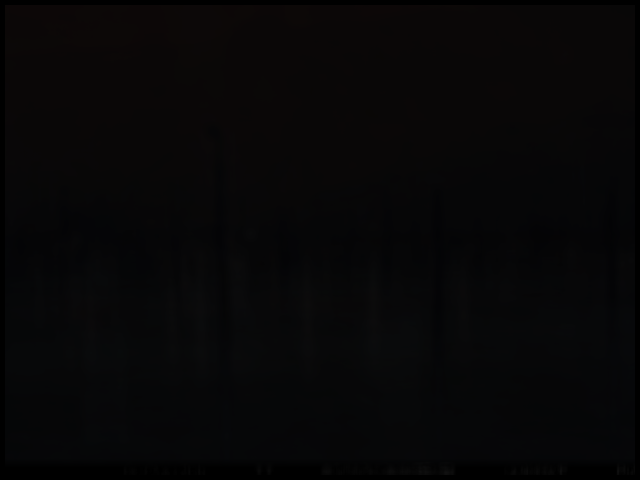
#> input picture Docs/all_combined.png, 1280 x 960 px, found by its file name (shown at 1/2 size)
$ python mask_generator.py
#> lines starting #> are read from the running program, lines starting #| are printed output that depends on the picture; after the words box and inside, x2 and y2 are one past the last pixel; in counts of white or black regions, pixels touching at a corner belong together
import cv2                  # Used to load, blur, and save the images
import numpy as np          # Used for image and array manipulation
import sys                  # Used to get the sys.argv options
import getopt               # Friendly command line options

'''
Mark Generator
    Take a temporal subtracted aggregate image in and produce a mask image from it
    Created by:     Jeremy Swartwood
Usage:
    To use this in another python library:
        import cv2
        import mask_generator

        mask = mask_generator.build_mask("temporal_image.png")
        cv2.imwrite("mask.png", mask)
'''

# Global Defaults
DEBUG = False
DEFAULT_SOURCE_FILENAME = "../image_subtractor/all_combined.png"
DEFAULT_OUTPUT_FILENAME = "mask.png"
DEFAULT_K_VALUE = 3
DEFAULT_BAND_SIZE = 20


# https://docs.opencv.org/3.0-beta/doc/py_tutorials/py_ml/py_kmeans/py_kmeans_opencv/py_kmeans_opencv.html
def try_k_means(img_color, k_value=DEFAULT_K_VALUE):
    """
    Take an input image, and run the OpenCV kmeans implementation against it to reduce the image into K_VALUE colors.

    :param img_color:   The color image to run the kmeans on
    :param k_value:     The number of centroids/categories
    :return:            The Clustered result image
    """
    reshaped_image = img_color.reshape((-1, 3))

    # convert to np.float32
    reshaped_image = np.float32(reshaped_image)

    # define criteria, number of clusters(k_value) and apply kmeans()
    criteria = (cv2.TERM_CRITERIA_EPS + cv2.TERM_CRITERIA_MAX_ITER, 10, 1.0)
    ret, label, center = cv2.kmeans(reshaped_image, k_value, None, criteria, 10, cv2.KMEANS_RANDOM_CENTERS)

    # Now convert back into uint8, and make original image
    center = np.uint8(center)
    res = center[label.flatten()]
    res2 = res.reshape((img_color.shape))

    # Adjust the colors so we can see them
    max_value = np.max(res2)
    res2 = res2 * int(256 / max_value)
    print("Max Value", np.max(res2)) if DEBUG else None

    return res2


def create_banding_gray(image, band_size=DEFAULT_BAND_SIZE):
    """
    Take an input mask image and create a image with bands of the max value for that row in grayscale

    :param image:       The source image to run the banding on
    :param band_size:   The size to check horizontally for similar color values
    :return:
                        img = The banded image values 20, 40, 80, etc
                        img2 = The banded image values, but using the original color values from kmeans
    """
    img = np.asarray(list(image))
    img2 = np.asarray(list(image))

    if len(image.shape) > 2:
        img = cv2.cvtColor(img, cv2.COLOR_BGR2GRAY)

    # sample an width by band_size area
    old_color = 0
    band_color = 10
    for i in range(0, img.shape[0], band_size):
        roi = img[i:i+band_size, :]
        unique, counts = np.unique(roi, return_counts=True)
        array_position = counts.argmax()
        largest_occurrence = unique[array_position]

        if old_color != largest_occurrence:
            old_color = largest_occurrence
            band_color *= 2

        img[i:i + band_size, :] = band_color
        img2[i:i + band_size, :] = largest_occurrence
        print(np.asarray((unique, counts)).T) if DEBUG else None

    return img, img2


def create_banding_color(image, band_size=DEFAULT_BAND_SIZE):
    """
    Take an input mask image and create a image with bands of the max value for that row in Color

    :param image:       The source image to run the banding on
    :param band_size:   The size to check horizontally for similar color values
    :return:
                        img = The banded image values 20, 40, 80, etc
                        img2 = The banded image values, but using the original color values from kmeans
    """
    img = np.asarray(list(image))
    img2 = np.asarray(list(image))

    # sample an width by band_size area
    color_old = []
    band_color = np.asarray([10, 10, 10])

    for i in range(0, img.shape[0], band_size):
        roi = img[i:i+band_size, :]

        color = []
        for c in range(3):
            hist = cv2.calcHist([roi], [c], None, [256], [0, 256])
            array_position = hist.argmax()
            color.append(array_position)

        combined_color = (color[0], color[1], color[2])

        if color_old != combined_color:
            color_old = combined_color
            band_color *= 2

        img[i:i+band_size, :] = band_color
        img2[i:i+band_size, :] = combined_color

    print(band_color)
    return img, img2


# [13 lines left out: function overlay_image, not called in this run]


def convert_banded_to_unique_colors(band_img, band_img_orig, mask):
    """
    Take the banded image, the banded with original color values, and the original kmeans mask
        Produce a final image with the banded colors, except when there is overlap between bands
        in which case make the color BLACK so we can exclude it during the Gabor filter generation.

    :param band_img:        Banded image with values like 20, 40, 80
    :param band_img_orig:   Banded image with values like 0, 1, 2, 3
    :param mask:            Kmeans mask with values like 0, 1, 2, 3
    :return:                Banded mask with cut out BLACK area's that are overlapping from the other bands
    """
    img = np.asarray(list(band_img))

    if len(band_img.shape) == 3:
        black = np.zeros(band_img.shape[2])
    else:
        black = 0

    for y in range(band_img.shape[0]):
        for x in range(band_img.shape[1]):

            # If the image colors match, use the band_img color,
            # otherwise, use BLACK.
            if np.array_equal(band_img_orig[y, x], mask[y, x]):
                color = band_img[y, x]
            else:
                color = black

            img[y, x] = color

    return img


def build_mask(source_filename=DEFAULT_SOURCE_FILENAME,
               k_value=DEFAULT_K_VALUE,
               output_filename=DEFAULT_OUTPUT_FILENAME):
    """
    1. Take in the source all_averaged.png file
    2. run kmeans with the K-value clusters
    3. produce the bands based on the highest k-value in that area
    4. Create a bitwise_and image to remove contradicting sections
    5. Save the final mask

    :param source_filename: Image to use as the input to the kmeans mask generation
    :param k_value:         Number of clusters the kmeans should use
    :param output_filename: The output final mask
    :return:                The output final mask
    """
    # Load image in
    source_image_gray = cv2.imread(source_filename, cv2.IMREAD_GRAYSCALE)
    source_image = cv2.imread(source_filename)

    # Display debug information if requested
    if DEBUG:
        print("Starting temporal image shape", source_image_gray.shape)
        print("Max BGR Value:", np.max(source_image))
        print("Max Gray scale Value:", np.max(source_image_gray))

    # Remove bottom boarder
    # TODO: Find dynamic way to do this
    source_image_gray = source_image_gray[0:-35, :]
    source_image = source_image[0:-35, :]

    # Display debug information if requested
    if DEBUG:
        print("After Removing bottom shape", source_image_gray.shape)
        print("Max BGR Value:", np.max(source_image))
        print("Max Gray scale Value:", np.max(source_image_gray))

    # Create the K_IMAGE and then turn it into a banded image, and finally bitwise "AND" the images together
    k_image = try_k_means(source_image, k_value)
    banded_image, banded_image2 = create_banding_color(k_image)
    final_mask = cv2.bitwise_and(banded_image2, k_image)
    final_mask = convert_banded_to_unique_colors(banded_image, banded_image2, final_mask)


    # Do the same thing for greyscale
    k_image_gray = cv2.cvtColor(k_image, cv2.COLOR_BGR2GRAY)
    banded_gray, banded_gray2 = create_banding_gray(k_image_gray)
    final_mask_gray = cv2.bitwise_and(banded_gray2, k_image_gray)
    final_mask_gray = convert_banded_to_unique_colors(banded_gray, banded_gray2, final_mask_gray)

    # Add the bottom 35 rows of pixels back as a black bar of values of "0"
    black_bar_color = np.zeros((35, k_image.shape[1], 3))
    black_bar_gray = np.zeros((35, k_image.shape[1]))
    k_image = np.vstack((k_image, black_bar_color))
    banded_image = np.vstack((banded_image, black_bar_color))
    final_mask = np.vstack((final_mask, black_bar_color))
    final_mask_gray = np.vstack((final_mask_gray, black_bar_gray))

    # Save the images
    cv2.imwrite("kmean-" + output_filename, k_image)
    cv2.imwrite("banding-" + output_filename, banded_image)
    cv2.imwrite(output_filename, final_mask)
    cv2.imwrite("gray-" + output_filename, final_mask_gray)

    # Display image if debug is on and Save extra analysis images
    if DEBUG:
        extra_debug_image_analysis(banded_image, k_image, output_filename)

    return final_mask


# [63 lines left out: functions extra_debug_image_analysis, print_help, not called in this run]


def load_arguments(argv):
    """
    Load all arguments that were passed in on the command line, and set parameters used in other locations

    :param argv:    The arguments from the command line
    :return:        The set values or defaults for: source_filename, output_filename, k_value
    """
    global DEBUG
    script_name = argv[0]  # Snag the first argument (The script name)

    # Default values for parameters/arguments
    source_filename = DEFAULT_SOURCE_FILENAME
    output_filename = DEFAULT_OUTPUT_FILENAME
    k_value = DEFAULT_K_VALUE
    band_size = DEFAULT_BAND_SIZE

    # No reason to parse the options if there are none, just use the defaults
    if len(argv) > 1:
        try:
            single_character_options = "ho:i:k:b:d"  # : indicates a required value with the value
            full_word_options = ["help", "outfile=", "infile=", "kvalue=", "banding=", "debug"]

            opts, remainder = getopt.getopt(argv[1:], single_character_options, full_word_options)
        except getopt.GetoptError:
            print("ERROR: Unable to get command line arguments!")
            print_help(script_name)
            sys.exit(2)

        for opt, arg in opts:
            if opt in ("-h", "--help"):
                print_help(script_name)
                sys.exit(0)
            elif opt in ("-o", "--outfile"):
                output_filename = arg
            elif opt in ("-i", "--infile"):
                source_filename = arg
            elif opt in ("-k", "--kvalue"):
                k_value = arg
            elif opt in ("-b", "--banding"):
                band_size = arg
            elif opt in ("-d", "--debug"):
                DEBUG = True  # Global variable for printing out debug information

    print("Using parameters:")
    print("Output File:     ", output_filename)
    print("Input File:      ", source_filename)
    print("K-Value:         ", k_value)
    print("Banding Size:    ", band_size)
    print("Debug:           ", DEBUG)
    print("")

    return source_filename, output_filename, k_value


def main(argv):
    print("Mask generation from temporally subtracted image")
    print("")

    # Load all the arguments and return them
    source_filename, output_filename, k_value = load_arguments(argv)

    final_mask = build_mask(source_filename, k_value, output_filename)
#> in build_mask, source_image is the input picture: shape (960, 1280, 3); mean B, G, R 7.18, 6.55, 7.24
#> in build_mask, `source_image_gray = source_image_gray[0:-35, :]`:
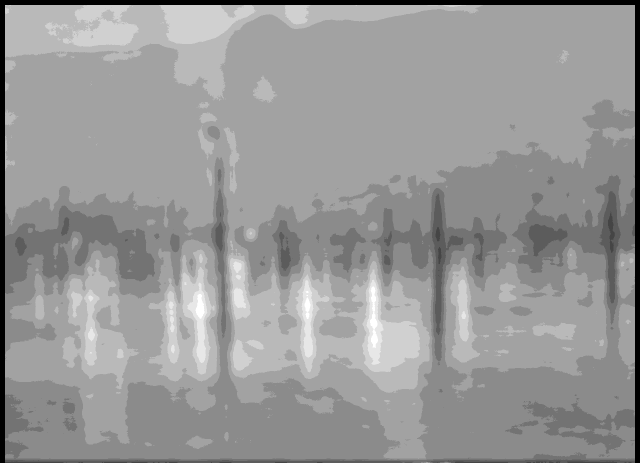
#> source_image_gray: shape (925, 1280) (shown at 1/2 size); min 0, max 11, mean 6.57; drawn with min black and max white
#> in try_k_means, `ret, label, center = cv2.kmeans(reshaped_image, k_value, None, criteri..`: ret = 3005862.5; center = [[0.00475, 0.00356, 0.00356], [7.67, 7.47, 9.39], [7.52, 6.48, 6.29]]
#> in try_k_means, `center = np.uint8(center)`: center = [[0, 0, 0], [7, 7, 9], [7, 6, 6]]
#> in try_k_means, `max_value = np.max(res2)`: max_value = 9
#> after the loop in create_banding_color, `for i in range(0, img.shape[0], band_size):`:
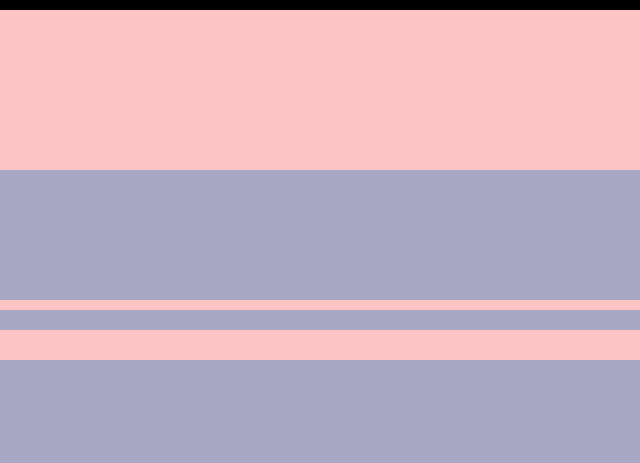
#> img2: shape (925, 1280, 3) (shown at 1/2 size); mean B, G, R 191.8, 176.5, 200.7
#| [1280 1280 1280]
#> after the loop in convert_banded_to_unique_colors, `for y in range(band_img.shape[0]):`:
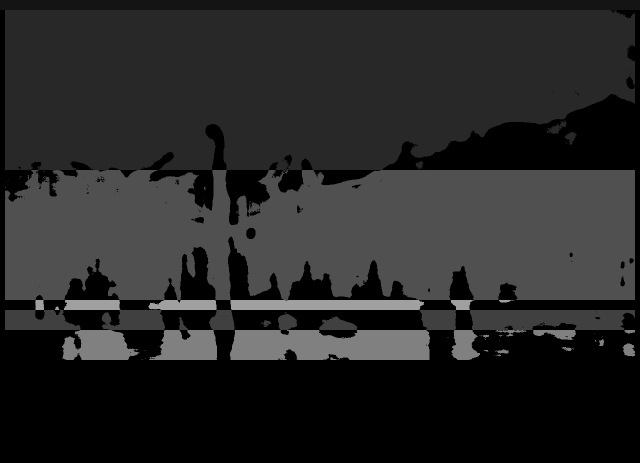
#> img: shape (925, 1280, 3) (shown at 1/2 size); min 0, max 160, mean 39.1
#> in build_mask, `k_image_gray = cv2.cvtColor(k_image, cv2.COLOR_BGR2GRAY)`:
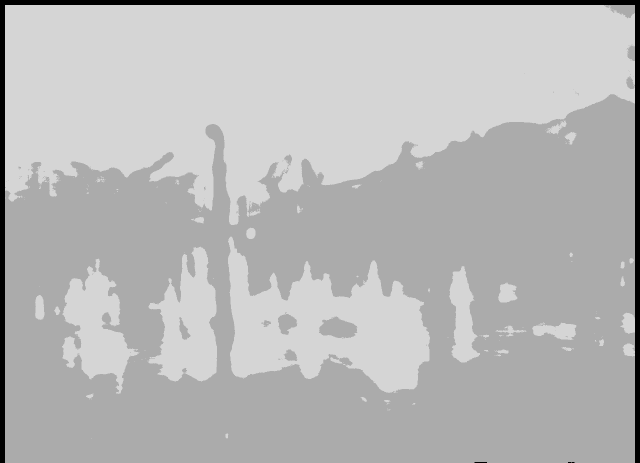
#> k_image_gray: shape (925, 1280) (shown at 1/2 size); min 0, max 213, mean 184.6
#> the loop in create_banding_gray, `for i in range(0, img.shape[0], band_size):` made 47 passes
#> (unique, counts, array_position, largest_occurrence, old_color) on passes 2, 18, 31, 32, 34, 37: ([0, 171, 213], [400, 409, 24791], 2, 213, 213), ([0, 171, 213], [400, 16580, 8620], 1, 171, 171), ([0, 171, 213], [400, 11808, 13392], 2, 213, 213), ([0, 171, 213], [400, 12657, 12543], 1, 171, 171), ([0, 171, 213], [400, 12491, 12709], 2, 213, 213), ([0, 171, 213], [400, 14564, 10636], 1, 171, 171)
#> (unique, counts, array_position, largest_occurrence) on passes 1, 3, 4, 5, 6, 7: ([0, 171, 213], [13000, 529, 12071], 0, 0), ([0, 213], [400, 25200], 1, 213), ([0, 213], [400, 25200], 1, 213), ([0, 171, 213], [400, 110, 25090], 2, 213), ([0, 171, 213], [400, 269, 24931], 2, 213), ([0, 171, 213], [400, 12, 25188], 2, 213)
#> after the loop in create_banding_gray, `for i in range(0, img.shape[0], band_size):`:
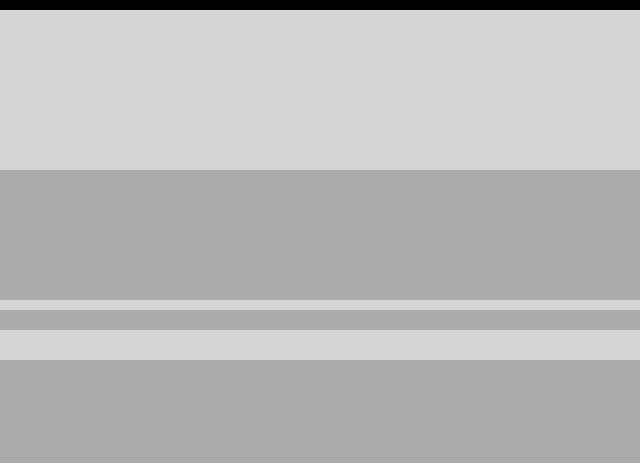
#> img2: shape (925, 1280) (shown at 1/2 size); 17.98% of pixels changed, all inside (x1, y1, x2, y2) = (0, 10, 1280, 925)
#> after the loop in create_banding_gray, `for i in range(0, img.shape[0], band_size):`: band_color = 640; old_color = 171
#> after the loop in convert_banded_to_unique_colors (call 2), `for y in range(band_img.shape[0]):`:
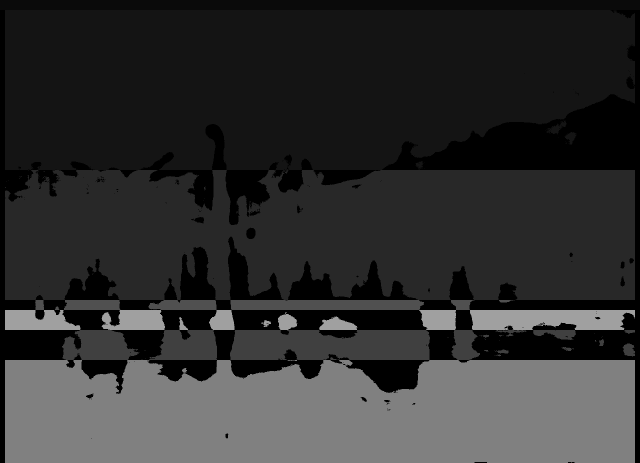
#> img: shape (925, 1280) (shown at 1/2 size); min 0, max 160, mean 48.4
#> in build_mask, `final_mask_gray = np.vstack((final_mask_gray, black_bar_gray))`:
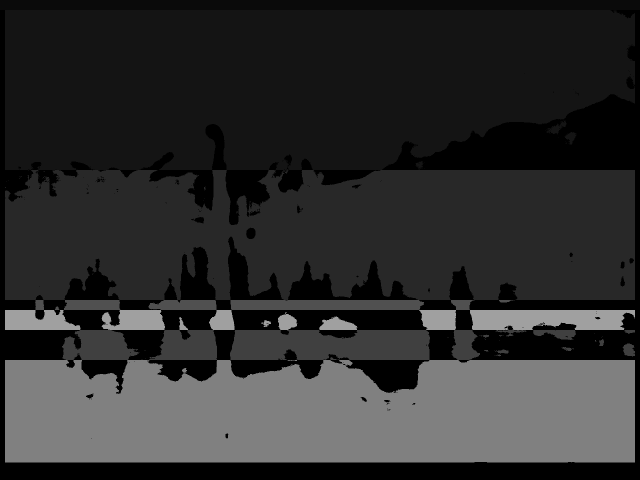
#> final_mask_gray: shape (960, 1280) float64 (shown at 1/2 size); min 0, max 160, mean 46.6

    print("")
    print("Successfully completed, look for file", output_filename)

    return final_mask


if __name__ == "__main__":
    main(sys.argv)
